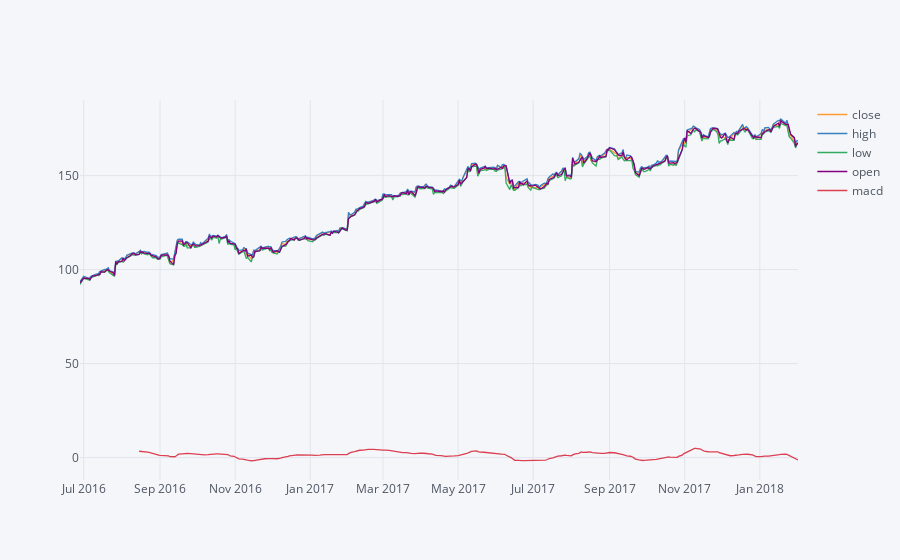

Write notebook code for a chart like this one.
### Code cell
new.iplot()

### Figure 1 — Plotly figure (JSON) as saved in the notebook; plotly's stock layout.template omitted (floating-point values rounded to 4 significant figures; data arrays with more than 128 entries replaced by an {"elided": "..."} marker saying what was removed)
{"data": [{"line": {"color": "rgba(255, 153, 51, 1.0)", "dash": "solid", "width": 1.3}, "mode": "lines", "name": "close", "text": "", "type": "scatter", "x": {"elided": "403 str values"}, "y": {"elided": "403 float values"}}, {"line": {"color": "rgba(55, 128, 191, 1.0)", "dash": "solid", "width": 1.3}, "mode": "lines", "name": "high", "text": "", "type": "scatter", "x": {"elided": "403 str values"}, "y": {"elided": "403 float values"}}, {"line": {"color": "rgba(50, 171, 96, 1.0)", "dash": "solid", "width": 1.3}, "mode": "lines", "name": "low", "text": "", "type": "scatter", "x": {"elided": "403 str values"}, "y": {"elided": "403 float values"}}, {"line": {"color": "rgba(128, 0, 128, 1.0)", "dash": "solid", "width": 1.3}, "mode": "lines", "name": "open", "text": "", "type": "scatter", "x": {"elided": "403 str values"}, "y": {"elided": "403 float values"}}, {"line": {"color": "rgba(219, 64, 82, 1.0)", "dash": "solid", "width": 1.3}, "mode": "lines", "name": "macd", "text": "", "type": "scatter", "x": {"elided": "403 str values"}, "y": {"elided": "403 mixed values"}}], "layout": {"legend": {"bgcolor": "#F5F6F9", "font": {"color": "#4D5663"}}, "paper_bgcolor": "#F5F6F9", "plot_bgcolor": "#F5F6F9", "titlefont": {"color": "#4D5663"}, "xaxis1": {"gridcolor": "#E1E5ED", "showgrid": true, "tickfont": {"color": "#4D5663"}, "title": "", "titlefont": {"color": "#4D5663"}, "zerolinecolor": "#E1E5ED"}, "yaxis1": {"gridcolor": "#E1E5ED", "showgrid": true, "tickfont": {"color": "#4D5663"}, "title": "", "titlefont": {"color": "#4D5663"}, "zerolinecolor": "#E1E5ED"}}}
